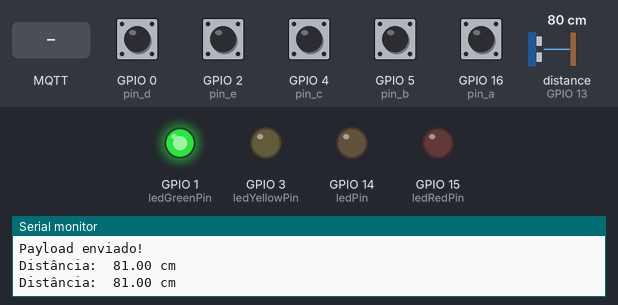
Recording of a sketch running on a simulated ESP8266 (NodeMCU). Parts: output pins drawn as LEDs (lit = HIGH), the last lines printed to the serial monitor. The inputs (shaded band) are chosen by the test bench; at power-on: GPIO 0 (pin_d), GPIO 2 (pin_e), GPIO 4 (pin_c), GPIO 5 (pin_b), GPIO 16 (pin_a) HIGH, distance to the obstacle (sensor on GPIO 13) 80 cm. The echo pulse lasts 58.3 µs per cm; WiFi joins after 1.5 s; servers stay silent unless stated; no MQTT or app messages arrive unless stated.

Above: at 2.8 s.
2.9 s: distance to the obstacle (sensor on GPIO 13) set to 33 cm
4.9 s: distance to the obstacle (sensor on GPIO 13) set to 27 cm
At 6.3 s:
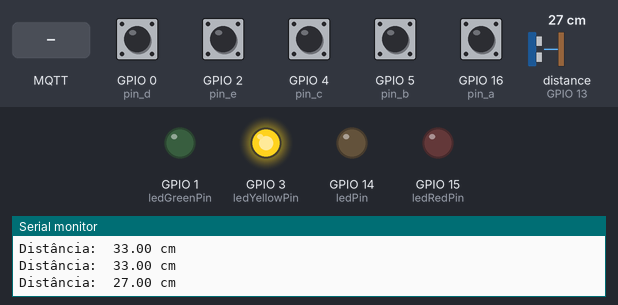
7.2 s: MQTT message "1" arrives on the second subscribed topic
At 8.9 s:
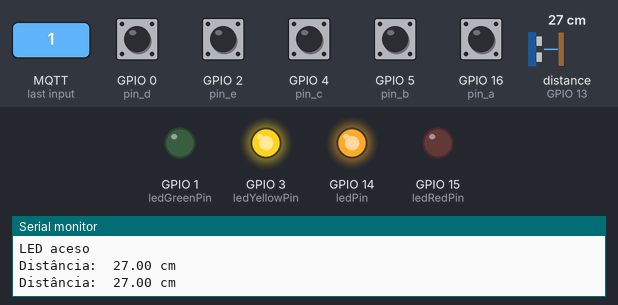
9.2 s: distance to the obstacle (sensor on GPIO 13) set to 11 cm
10.9 s: distance to the obstacle (sensor on GPIO 13) set to 8 cm
At 12.2 s:
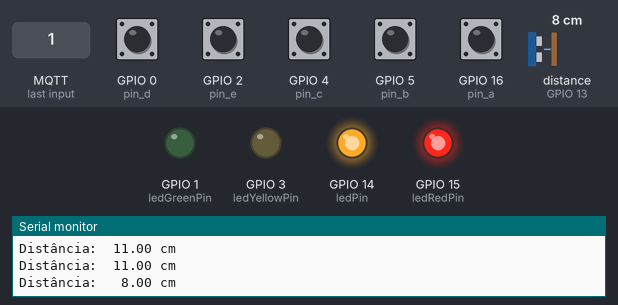
13.3 s: MQTT message "0" arrives on the second subscribed topic
At 15.1 s:
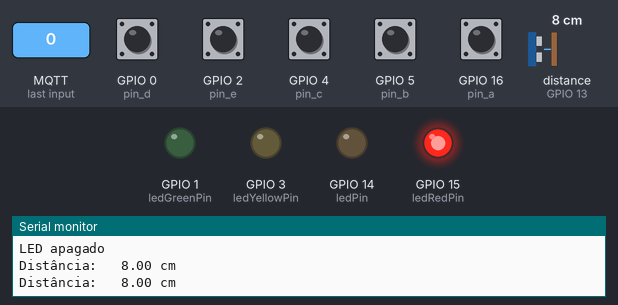
Timing chart, 0 to 16.3 s (numbered marks = the images above; inputs shaded):
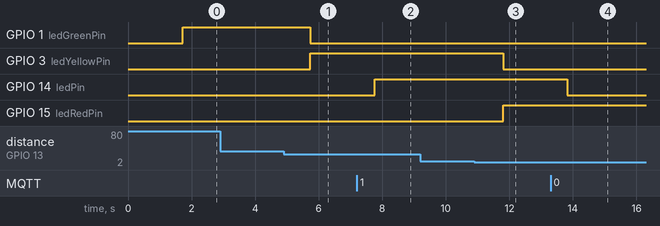

Measured:
- the behaviour switches between 30 and 29 cm on distance to the obstacle (sensor on GPIO 13) (found by bisection; images 0 and 1)
- the behaviour switches between 10 and 9 cm on distance to the obstacle (sensor on GPIO 13) (found by bisection; images 2 and 3)
- after the input at 4.9 s, GPIO 1 (ledGreenPin): HIGH → LOW after 0.83 s; GPIO 3 (ledYellowPin): LOW → HIGH after 0.83 s
- after the input at 7.2 s, GPIO 14 (ledPin): LOW → HIGH after 0.56 s
- after the input at 10.9 s, GPIO 3 (ledYellowPin): HIGH → LOW after 0.90 s; GPIO 15 (ledRedPin): LOW → HIGH after 0.90 s
- after the input at 13.3 s, GPIO 14 (ledPin): HIGH → LOW after 0.53 s

The sketch:

conexao_com_interscity_mqtt.ino
```cpp
#include <ESP8266WiFi.h>
#include <PubSubClient.h>
#include <NewPing.h>

#define pin_a 16 // D0
#define pin_b 5  // D1
#define pin_c 4  // D2
#define pin_d 0  // D3
#define pin_e 2  // D4
#define ledPin 14 // D5 (GPIO 14)
#define TRIGGER_PIN 12 // D6
#define ECHO_PIN 13 // D7
#define MAX_DISTANCE 400 // Distância máxima para o sensor ultrassônico

// Define os pinos para os LEDs de distância
#define ledRedPin 15 // D8 (GPIO 15)
#define ledYellowPin 3 // RX (GPIO 3)
#define ledGreenPin 1 // TX (GPIO 1)

#define TOPIC_PUBLISH "RECEBE_DADOS_ESP" // Tópico

char buf[30];
int val_a, val_b, val_c, val_d, val_e; // Declarando as variáveis val no escopo global.
int lastAState, lastBState, lastCState, lastDState, lastEState; // Variável para armazenar o estado anterior de cada pino.

const char *ssid = "Fernando";  // ssid
const char *password = "1234567890";  // Substitua pela sua senha
const char *mqtt_broker = "mqtt.eclipseprojects.io";
const int mqtt_port = 1883;  // Substitua pela porta correta do broker MQTT
const char *topic = "esp8266/inputs";
const char *led_topic = "esp8266/led"; // Tópico para controlar o LED
const char *ultrasonic_topic = "esp8266/ultrasonic"; // Tópico para enviar dados do ultrassônico

WiFiClient espClient;
PubSubClient client(espClient);
NewPing sonar(TRIGGER_PIN, ECHO_PIN, MAX_DISTANCE); // Inicializa o sensor ultrassônico

// Declaração da função getLeitura
void getLeitura(char pino, int valor);

void setup() {
    Serial.begin(9600);
    pinMode(pin_a, INPUT);
    pinMode(pin_b, INPUT);
    pinMode(pin_c, INPUT);
    pinMode(pin_d, INPUT);
    pinMode(pin_e, INPUT);
    pinMode(ledPin, OUTPUT); // Configura o pino do LED como saída

    // Configura os pinos dos LEDs de distância como saída
    pinMode(ledRedPin, OUTPUT);
    pinMode(ledYellowPin, OUTPUT);
    pinMode(ledGreenPin, OUTPUT);

    // Conecta-se à rede Wi-Fi
    WiFi.begin(ssid, password);
    while (WiFi.status() != WL_CONNECTED) {
        delay(500);
        Serial.println("Conectando ao WiFi...");
    }
    Serial.println("Conectado à rede Wi-Fi");

    // Configura o servidor MQTT
    client.setServer(mqtt_broker, mqtt_port);
    client.setCallback(callback);

    // Conecta-se ao servidor MQTT
    reconnect();
}

void loop() {
    // Mantém a conexão MQTT ativa
    if (!client.connected()) {
        reconnect();
    }

    // Realiza a leitura de cada pino
    val_a = digitalRead(pin_a);
    val_b = digitalRead(pin_b);
    val_c = digitalRead(pin_c);
    val_d = !digitalRead(pin_d);
    val_e = !digitalRead(pin_e);

    // Verifica mudanças em cada pino e publica no broker se necessário
    if (val_a != lastAState) {
        getLeitura('a', val_a);
        lastAState = val_a;
    }

    if (val_b != lastBState) {
        getLeitura('b', val_b);
        lastBState = val_b;
    }

    if (val_c != lastCState) {
        getLeitura('c', val_c);
        lastCState = val_c;
    }

    if (val_d != lastDState) {
        getLeitura('d', val_d);
        lastDState = val_d;
    }

    if (val_e != lastEState) {
        getLeitura('e', val_e);
        lastEState = val_e;
    }

    // Realiza a leitura do sensor ultrassônico
    unsigned int distance = sonar.ping_cm();
    if (distance != 0) {
        dtostrf(distance, 6, 2, buf);
        client.publish(ultrasonic_topic, buf);
        Serial.print("Distância: ");
        Serial.print(buf);
        Serial.println(" cm");

        // Controle dos LEDs de distância
        if (distance < 10) { // Muito próximo
            digitalWrite(ledRedPin, HIGH);
            digitalWrite(ledYellowPin, LOW);
            digitalWrite(ledGreenPin, LOW);
        } else if (distance < 30) { // Distância mediana
            digitalWrite(ledRedPin, LOW);
            digitalWrite(ledYellowPin, HIGH);
            digitalWrite(ledGreenPin, LOW);
        } else { // Distante
            digitalWrite(ledRedPin, LOW);
            digitalWrite(ledYellowPin, LOW);
            digitalWrite(ledGreenPin, HIGH);
        }
    } else {
        // Apaga todos os LEDs se não houver leitura válida
        digitalWrite(ledRedPin, LOW);
        digitalWrite(ledYellowPin, LOW);
        digitalWrite(ledGreenPin, LOW);
    }

    // Aguarda antes de enviar novas leituras
    delay(1000);

    // Mantém a conexão MQTT ativa
    client.loop();
}

// Função que realiza a leitura do sensor e enviar para o tópico Publisher
void getLeitura(char pino, int valor) {
    dtostrf(valor, 6, 2, buf);
    String topic_pino = "esp8266/inputs/" + String(pino);
    client.publish(topic_pino.c_str(), buf);
    Serial.print("Pino ");
    Serial.print(pino);
    Serial.print(": ");
    Serial.println(buf);
    Serial.println("Payload enviado!");
}

// Função de callback para tratar mensagens recebidas
void callback(char *topic, byte *payload, unsigned int length) {
    Serial.print("Mensagem no tópico: ");
    Serial.println(topic);
    Serial.print("Conteúdo da mensagem: ");
    for (int i = 0; i < length; i++) {
        Serial.print((char) payload[i]);
    }
    Serial.println();
    Serial.println("-----------------------");

    // Trata mensagens do tópico do LED
    if (strcmp(topic, led_topic) == 0) {
        if ((char)payload[0] == '1') {
            digitalWrite(ledPin, HIGH); // Acende o LED
            Serial.println("LED aceso");
        } else if ((char)payload[0] == '0') {
            digitalWrite(ledPin, LOW); // Apaga o LED
            Serial.println("LED apagado");
        }
    }
}

void reconnect() {
    while (!client.connected()) {
        String client_id = "esp8266-client-";
        client_id += String(WiFi.macAddress());
        Serial.printf("Conectando o cliente %s ao broker MQTT\n", client_id.c_str());
        if (client.connect(client_id.c_str())) {
            Serial.println("Conectado ao broker MQTT!");
            client.subscribe(topic);
            client.subscribe(led_topic); // Inscreve-se no tópico do LED
        } else {
            Serial.print("Falha na conexão: ");
            Serial.print(client.state());
            delay(2000);
        }
    }
}
```
